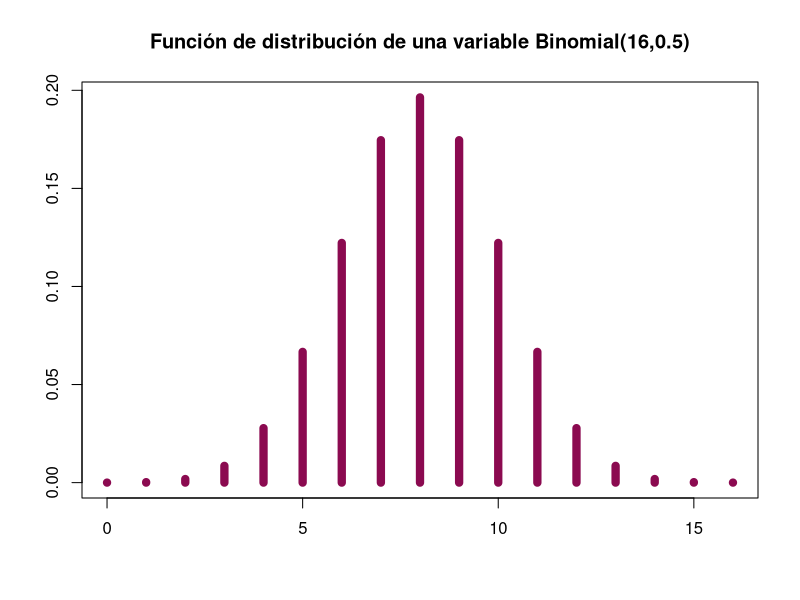

Generate this figure with R:
## ---- chunk 1
data=matrix(c(18,4,12,5),nrow=2,byrow=T, 
       dimnames=list("Antes hipnosis"=c("Sin dolor","dolor"), 
       "Despues hipnosis"=c("Sin dolor","dolor")))
data
## ---- chunk 2

#Datos

T_2=4                    #Es la posición b
n=16                     #Tamaño de la muestra
alpha=0.05               #Nivel de significancia
p=0.5                    #Para la prueba Mc nemar p es 1/2
## ---- chunk 3
z=0:16
plot(z,dbinom(z,16,0.5),type="h",lwd=8,xlab=" ",col= "deeppink4",ylab=" ",main="Función de distribución de una variable Binomial(16,0.5)")
## ---- chunk 4
t=qbinom(.05,n,p)       #Valor con el que vamos a comparar el estadístico
t
pvalue=2*min(c(pbinom(T_2,n,p), pbinom(T_2,n,p,lower.tail = F)))   #P-value
pvalue
## ---- chunk 5
binom.test(4,n,p,"t")


#En el caso de tener una n mayor a 20 utilizamos la siguiente
#prueba
## ---- chunk 6
mcnemar.test(data, correct = TRUE) #CON CORRECCION POR CONTINUIDAD
## ---- chunk 7
mcnemar.test(data, correct = FALSE) #SIN CORRECCION POR CONTINUIDAD
